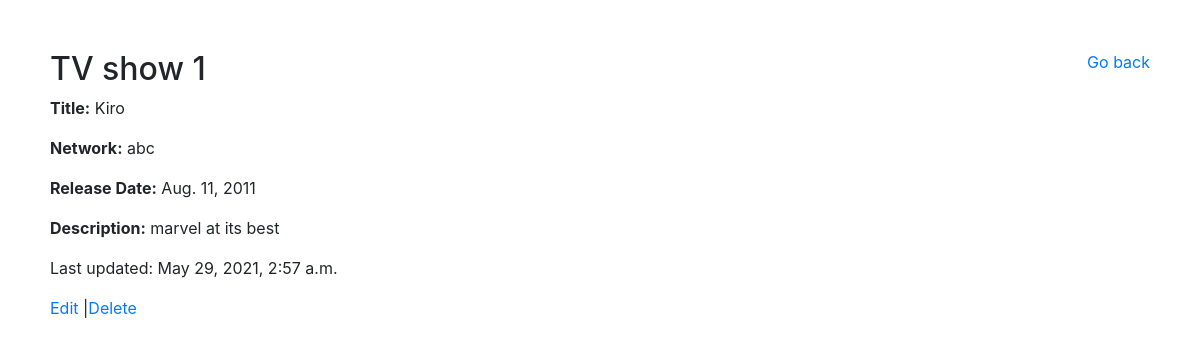
The app's page /show/1 with its own data.
### validated_show_app/models.py (models this page shows)
class Show(models.Model):
    title= models.CharField(max_length=255)
    network= models.CharField(max_length=255)
    release_date= models.DateField(auto_now_add=False, auto_now=False, blank=True, null=True)
    description= models.TextField(null=True)
    created_at= models.DateTimeField(auto_now_add=True)
    updated_at= models.DateTimeField(auto_now=True)
    objects=ShowManager()

### validated_show_app/views.py (the view)
# urls.py: path('show/<int:show_id>', views.show),
def show(request, show_id):
    show_select = Show.objects.get(id=show_id)
    context = {
        'show': show_select
    }
    return render(request, 'show.html', context)

### validated_show_app/templates/show.html (shortened to what this page needs)
<!DOCTYPE html>
<html lang="en">
<head>
    <link rel="stylesheet" href="https://maxcdn.bootstrapcdn.com/bootstrap/4.0.0/css/bootstrap.min.css">
    {% load static %}
    <link rel="stylesheet" href="{% static 'styles.css' %}">
</head>
<body>
    <div class="container-md">
        <div class="leader">
            <h2>TV show {{ show.id }}</h2>
            <a href="/back">Go back</a>
        </div>
        <div class="showDetails">
            <p><b>Title:</b> {{ show.title }}</p>
            <p><b>Network:</b> {{ show.network }}</p>
            <p><b>Release Date:</b> {{ show.release_date }}</p>
            <p><b>Description:</b> {{ show.description }}</p>
        </div>
        <div class="head">
            <p> Last updated: {{show.updated_at}}</p>
            <p> <a href="/edit/{{ show.id}}">Edit</a> |<a href="/delete/{{ show.id}}">Delete</a> </p>
        </div>
    </div>
</body>
</html>

### validated_show_app/static/styles.css (style rules this page uses)
* { margin: 0; padding: 0; }
.container-md { margin:auto; padding: 50px; }
.leader { display:flex; justify-content: space-between; }

### records on screen
Show: id "1", title "Kiro", network "abc", release_date "Aug. 11, 2011", description "marvel at its best", updated_at "May 29, 2021, 2:57 a.m."
